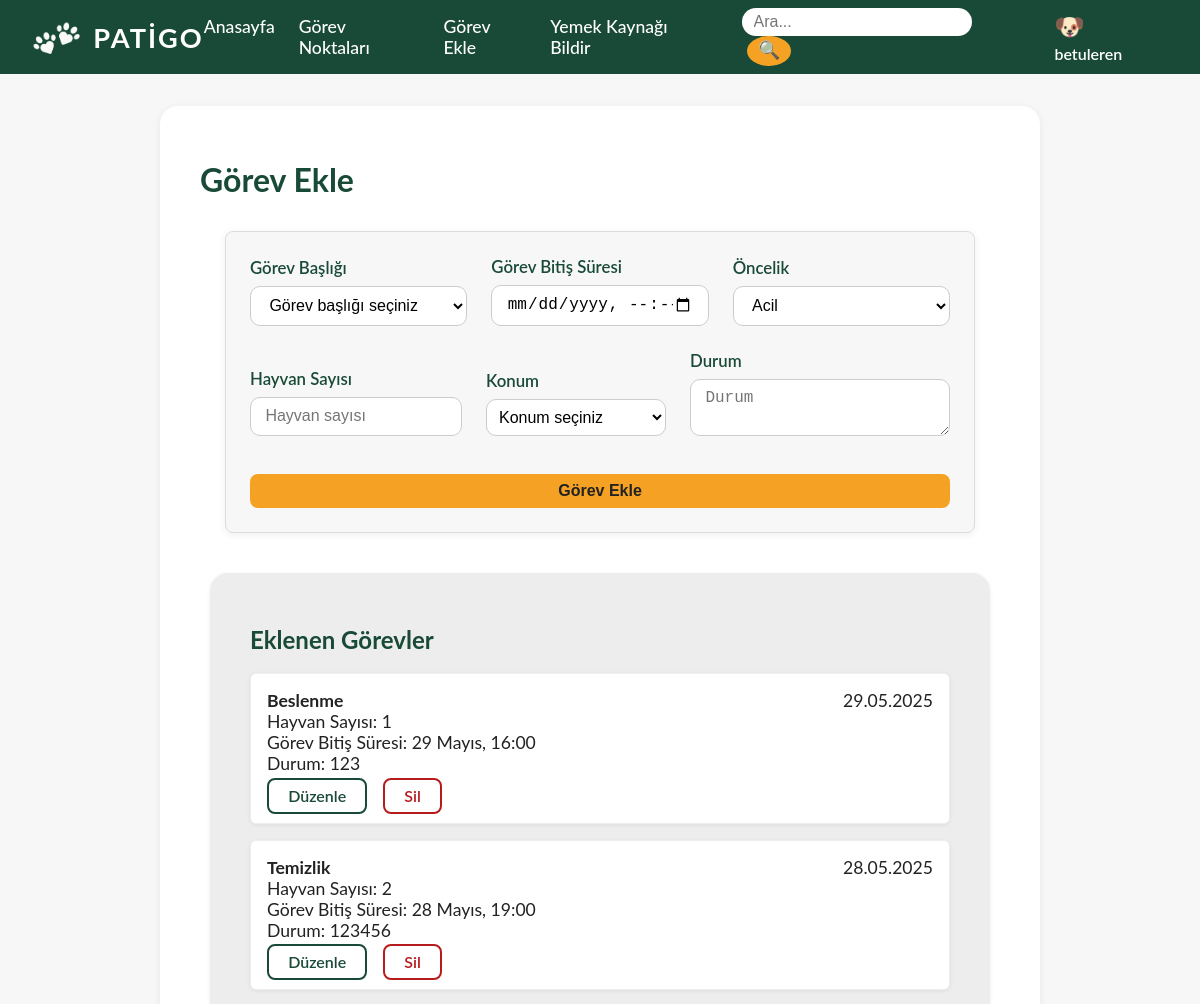
The page /gorev-ekle/ (signed in, upper part) on the database as committed earlier.
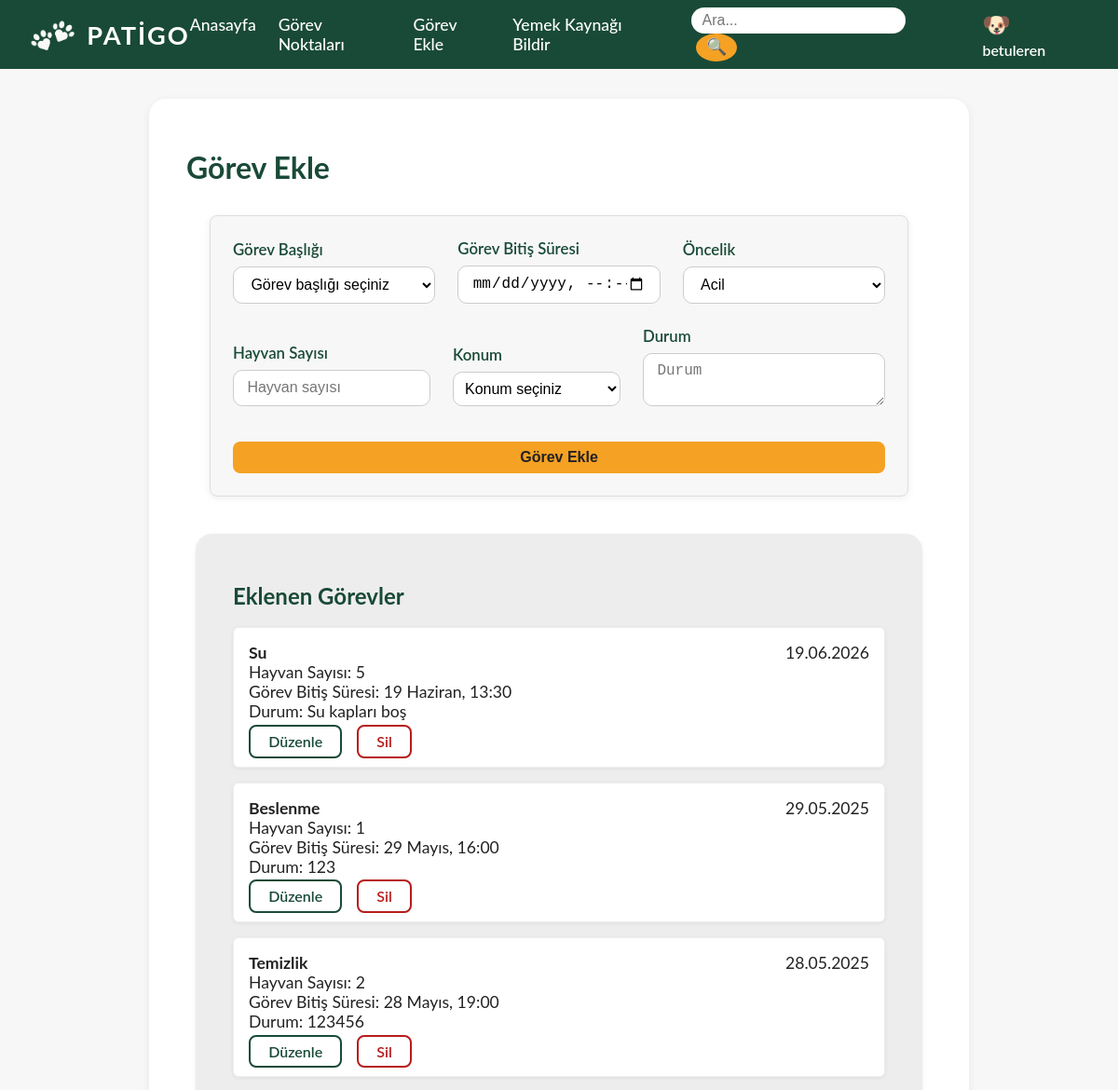
The same page on the database as committed later.
### main/models.py (models this page shows, shortened)
class Task(models.Model):
    PRIORITY_CHOICES = (
        ('acil', 'Acil'),
        ('orta', 'Orta Öncelik'),
        ('normal', 'Normal'),
    )
    name = models.CharField(max_length=100)
    description = models.TextField()
    animal_count = models.PositiveIntegerField()
    end_time = models.DateTimeField()
    location = models.CharField(max_length=200, blank=True, null=True)
    status = models.CharField(max_length=100)
    priority = models.CharField(max_length=10, choices=PRIORITY_CHOICES, default='normal')
    assigned_to = models.ForeignKey(User, on_delete=models.SET_NULL, null=True, blank=True, related_name='tasks')
    is_completed = models.BooleanField(default=False)
    created_by = models.ForeignKey(User, on_delete=models.SET_NULL, null=True, blank=True, related_name='created_tasks')

### main/views.py (the view, shortened to what this page needs)
# urls.py: path('gorev-ekle/', views.gorev_ekle, name='gorev_ekle'),
@login_required
def gorev_ekle(request):
    profile = request.user.userprofile
    if profile.user_type != 'yetkili':
        return redirect('home')
    edit_task = None
    if request.GET.get('edit'):
        try:
            edit_task = Task.objects.get(id=request.GET.get('edit'))
        except Task.DoesNotExist:
            edit_task = None
            messages.error(request, 'Görev bulunamadı.')
    tasks = Task.objects.order_by('-end_time')[:10]
    yesil_nokta_lokasyonlar = list(
        FoodSource.objects.filter(description__icontains="Görev Noktası")
        .values_list('location', flat=True)
        .distinct()
    )
    return render(request, 'gorev_ekle.html', {'tasks': tasks, 'edit_task': edit_task, 'yesil_nokta_lokasyonlar': yesil_nokta_lokasyonlar})

### main/templates/gorev_ekle.html (shortened to what this page needs)
{% extends 'base.html' %}
{% load static %}
{% block content %}
<div class="panel-section panel-section-narrow">
    <h1>Görev Ekle</h1>
    <div class="add-task-box add-task-box-bordered">
        <form method="post" action="" class="add-task-form">
            <div class="form-row">
                <div class="form-group">
                    <label for="name">Görev Başlığı</label>
                    <select id="name" name="name" required class="add-task-select">
                        <option value="" disabled {% if not edit_task.name %}selected{% endif %}>Görev başlığı seçiniz</option>
                    </select>
                </div>
                <div class="form-group">
                    <label for="end_time">Görev Bitiş Süresi</label>
                    {% if edit_task %}
                        <input type="datetime-local" id="end_time" name="end_time" required
                               value="{{ edit_task.end_time|date:'Y-m-d\\TH:i' }}"
                               class="add-task-input">
                    {% else %}
                        <input type="datetime-local" id="end_time" name="end_time" required
                               class="add-task-input">
                    {% endif %}
                </div>
                <div class="form-group">
                    <label for="priority">Öncelik</label>
                    <select id="priority" name="priority" required class="add-task-select">
                        <option value="acil" {% if edit_task and edit_task.priority == 'acil' %}selected{% endif %}>Acil</option>
                    </select>
                </div>
                <div class="form-group">
                    <label for="animal_count">Hayvan Sayısı</label>
                    <input type="number" id="animal_count" name="animal_count" min="1" placeholder="Hayvan sayısı" required
                           value="{{ edit_task.animal_count|default:'' }}"
                           class="add-task-input">
                </div>
                <div class="form-group" style="flex:1;">
                    <label for="location">Konum</label>
                    <select id="location" name="location" required style="width:100%; padding:0.5rem;">
                        <option value="" disabled selected>Konum seçiniz</option>
                    </select>
                </div>
                <div class="form-group form-group-fullwidth">
                    <label for="status">Durum</label>
                    <textarea id="status" name="status" rows="2" placeholder="Durum" class="add-task-textarea">{{ edit_task.status|default:'' }}</textarea>
                </div>
            </div>
            <button type="submit" class="btn btn-main btn-fullwidth btn-mt-12 add-task-btn">
                {% if edit_task %}Güncelle{% else %}Görev Ekle{% endif %}
            </button>
        </form>
    </div>
    <div class="tasks-list-section tasks-list-section-mt">
        <h2>Eklenen Görevler</h2>
        {% for task in tasks %}
            <div class="task-list-box add-task-list-box">
                <div class="add-task-list-header">
                    <strong>{{ task.name|capfirst }}</strong>
                    <span>{{ task.end_time|date:'d.m.Y' }}</span>
                </div>
                <span>Hayvan Sayısı: {{ task.animal_count }}</span><br>
                <span>Görev Bitiş Süresi: {{ task.end_time|date:'d F, H:i' }}</span><br>
                <span>Durum: {{ task.status }}</span><br>
                <div class="add-task-list-actions">
                    <a href="?edit={{ task.id }}" class="btn btn-edit">Düzenle</a>
                    <a href="?delete={{ task.id }}" class="btn btn-delete" onclick="return confirm('Görev silinsin mi?');">Sil</a>
                </div>
            </div>
        {% empty %}
            <p>Henüz görev eklenmedi.</p>
        {% endfor %}
    </div>
</div>
{% endblock %}

Rows that differ between the two databases and show on the page:
added Task: name "Su", end_time "19.06.2026", animal_count "5", end_time "19 Haziran, 13:30", status "Su kapları boş"
